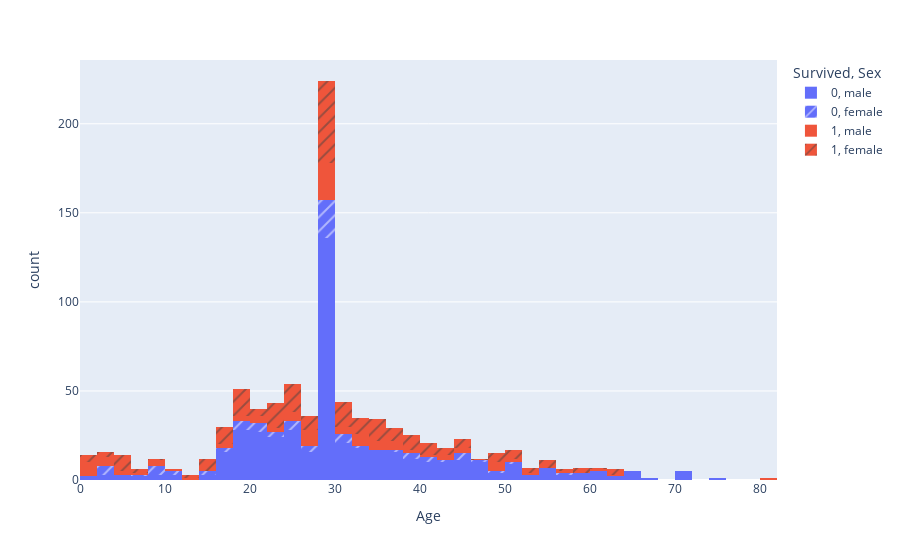

Notebook source saved alongside this figure:
### Markdown cell above
### Distribution of Passenger Age Range

### Code cell
fig = px.histogram(df, x="Age", color='Survived', pattern_shape="Sex")
fig.show()

### Figure 1 — Plotly figure (JSON) as saved in the notebook; plotly's stock layout.template omitted (floating-point values rounded to 4 significant figures; data arrays with more than 128 entries replaced by an {"elided": "..."} marker saying what was removed)
{"data": [{"alignmentgroup": "True", "bingroup": "x", "hovertemplate": "Survived=0<br>Sex=male<br>Age=%{x}<br>count=%{y}<extra></extra>", "legendgroup": "0, male", "marker": {"color": "#636efa", "pattern": {"shape": ""}}, "name": "0, male", "offsetgroup": "0, male", "orientation": "v", "showlegend": true, "type": "histogram", "x": {"elided": "468 float values"}, "xaxis": "x", "yaxis": "y"}, {"alignmentgroup": "True", "bingroup": "x", "hovertemplate": "Survived=0<br>Sex=female<br>Age=%{x}<br>count=%{y}<extra></extra>", "legendgroup": "0, female", "marker": {"color": "#636efa", "pattern": {"shape": "/"}}, "name": "0, female", "offsetgroup": "0, female", "orientation": "v", "showlegend": true, "type": "histogram", "x": [14, 31, 8, 18, 40, 27, 18, 16, 28, 14.5, 20, 17, 2, 47, 29.7, 9, 45, 50, 29.7, 24, 2, 29.7, 29.7, 29.7, 25, 29, 41, 29.7, 45, 24, 2, 26, 38, 45, 3, 31, 21, 20, 29.7, 29.7, 10, 28, 21, 22, 29.7, 25, 21, 29.7, 37, 30, 9, 11, 29.7, 29, 29.7, 29.7, 39, 26, 9, 41, 2, 18, 32, 43, 29.7, 18, 25, 48, 30.5, 57, 29.7, 30, 18, 6, 23, 9, 44, 29.7, 22, 39, 29.7], "xaxis": "x", "yaxis": "y"}, {"alignmentgroup": "True", "bingroup": "x", "hovertemplate": "Survived=1<br>Sex=male<br>Age=%{x}<br>count=%{y}<extra></extra>", "legendgroup": "1, male", "marker": {"color": "#EF553B", "pattern": {"shape": ""}}, "name": "1, male", "offsetgroup": "1, male", "orientation": "v", "showlegend": true, "type": "histogram", "x": [29.7, 34, 28, 29.7, 29.7, 29.7, 32, 0.83, 29, 23, 29.7, 12, 24, 27, 9, 1, 45, 3, 18, 26, 40, 16, 38, 19, 37, 3, 25, 25, 19, 30, 42, 29.7, 29.7, 0.92, 45, 2, 3, 25, 36, 21, 39, 3, 44, 32, 28, 29.7, 4, 34, 52, 49, 29, 48, 25, 9, 29.7, 26, 29, 36, 32, 29.7, 8, 17, 22, 32, 62, 36, 32, 60, 49, 35, 27, 42, 20, 80, 32, 29.7, 48, 56, 50, 20, 31, 36, 27, 31, 29.7, 35, 42, 29.7, 48, 27, 35, 29.7, 31, 6, 0.67, 20, 1, 11, 0.42, 27, 27, 1, 29.7, 0.83, 32, 29.7, 51, 4, 26], "xaxis": "x", "yaxis": "y"}, {"alignmentgroup": "True", "bingroup": "x", "hovertemplate": "Survived=1<br>Sex=female<br>Age=%{x}<br>count=%{y}<extra></extra>", "legendgroup": "1, female", "marker": {"color": "#EF553B", "pattern": {"shape": "/"}}, "name": "1, female", "offsetgroup": "1, female", "orientation": "v", "showlegend": true, "type": "histogram", "x": {"elided": "233 float values"}, "xaxis": "x", "yaxis": "y"}], "layout": {"barmode": "relative", "legend": {"title": {"text": "Survived, Sex"}, "tracegroupgap": 0}, "margin": {"t": 60}, "xaxis": {"anchor": "y", "domain": [0, 1], "title": {"text": "Age"}}, "yaxis": {"anchor": "x", "domain": [0, 1], "title": {"text": "count"}}}}
